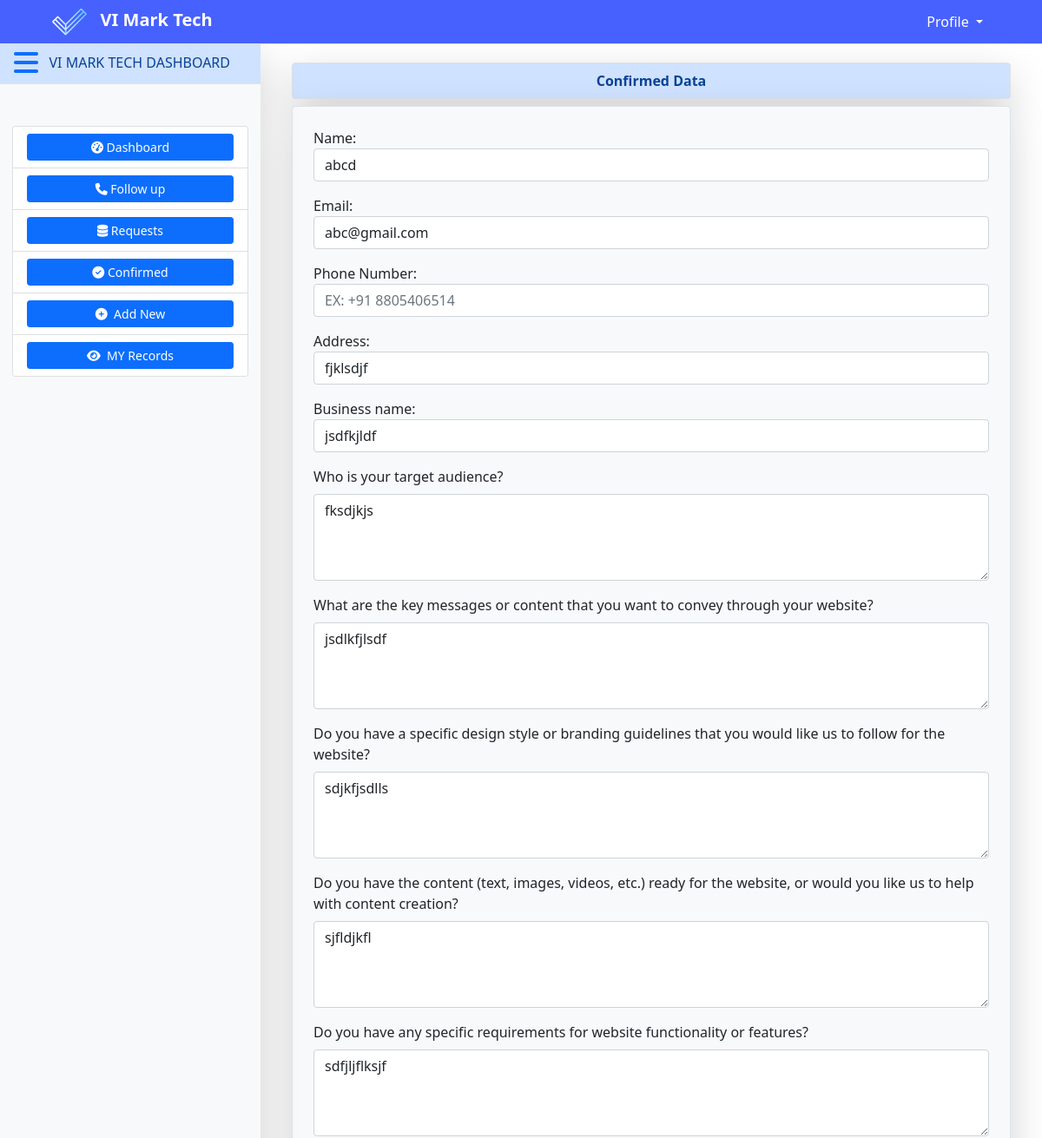
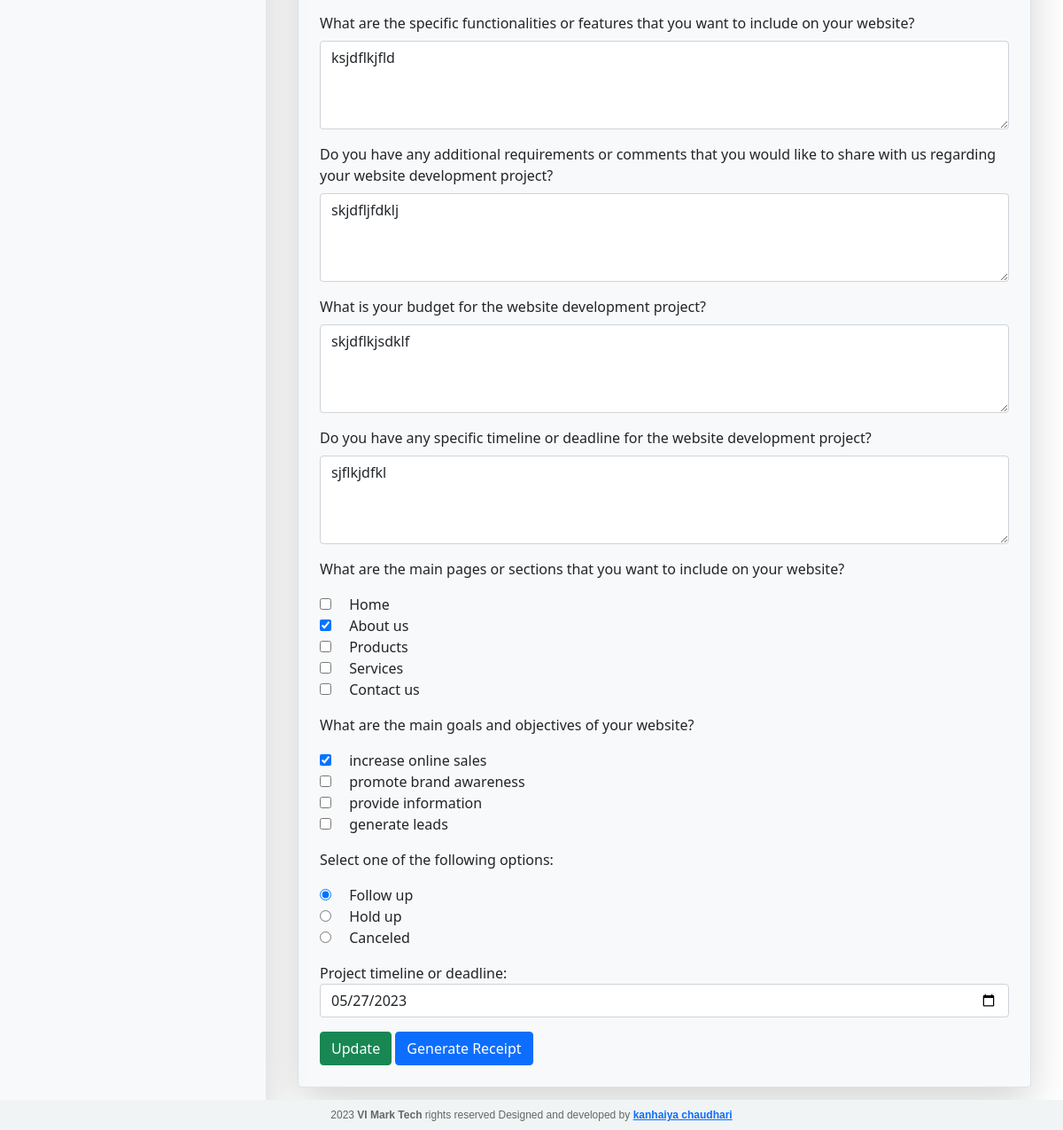
/confirm/18 (signed in), run on the app's committed database (2 pictures, top to bottom).
### dash/models.py (models this page shows)
class ConfirmedUserProfile(models.Model):
    CHOICES_2 = (
        ('increase online sales', 'increase online sales'),
        ('promote brand awareness', 'promote brand awareness'),
        ('provide information', 'provide information'),
        ('generate leads', 'generate leads')
    )
    CHOICES_1 = (
        ('Home', 'Home'),
        ('About us', 'About us'),
        ('Products', 'Products'),
        ('Services', 'Services'),
        ('Contact us', 'Contact us')
    )
    name=models.CharField(max_length=70)
    business_name=models.CharField(max_length=70,null='True')
    email=models.EmailField(max_length=100)
    address = models.CharField(max_length=255)
    phone_number = PhoneNumberField(null=True)
    ans_1= models.TextField( max_length=1055 ,null='True')
    ans_2= models.TextField( max_length=1055 ,null='True')
    ans_3= models.TextField( max_length=1055 ,null='True')
    ans_4= models.TextField( max_length=1055 ,null='True')
    ans_5= models.TextField( max_length=1055 ,null='True')
    ans_6= models.TextField( max_length=1055 ,null='True')
    ans_7= models.TextField( max_length=1055 ,null='True')
    ans_8= models.TextField( max_length=1055 ,null='True')
    ans_9= models.TextField( max_length=1055 ,null='True')
    date=models.DateField(default=datetime.date.today)
    ans_question1= MultiSelectField(choices=CHOICES_1, max_choices=5, max_length=255, null=True)
    ans_question2=MultiSelectField(choices=CHOICES_2, max_choices=4, max_length=255, null=True)
    ans_choices = models.CharField(choices=(('Follow up', 'Follow up'), ('Hold up', 'Hold up'), ('Canceled', 'Canceled')), max_length=50,default='nothing')
    user = models.ForeignKey(User, on_delete=models.PROTECT,null=True)
    current_date=models.DateField(default=datetime.date.today)

### dash/views.py (the view)
# urls.py: path('confirm/<int:id>',dv.confirm_update,name="confirm"),
def confirm_update(request, id):
    if request.user.is_superuser:
        profile = ConfirmedUserProfile.objects.get(pk=id)
        pn="Confirmed Data"
        value="Update"
        show_generate_receipt = True
        if request.method == 'POST':
            pi = ConfirmedUserProfile.objects.get(pk=id)
            fm = UserForm(request.POST, instance=pi)
            if fm.is_valid():
                fm.save()
                messages.success(request, 'Data updated successfully and confirmed!',{'value':value})
                return redirect('/sub/')
        else:
            pi = ConfirmedUserProfile.objects.get(pk=id)
            fm = UserForm(instance=pi)
        return render(request, 'dash/update.html', {'form': fm,'value':value,'page_name':pn,'profile':profile,'pk':id, 'show_generate_receipt': show_generate_receipt})
    else:
        return redirect('/')

### dash/templates/dash/update.html (shortened to what this page needs)
{% extends "enroll/base.html" %}
{% block content %}
<div class="container pt-4">
 <div class="col-md-12">
            <form action="{% url 'dash' %}" class="border shadow-lg px-5 py-2 mb-2 alert-primary rounded text-center" method="POST">
              <div class="fw-semibold">
                <strong>{{ page_name }}</strong>
              </div>
            </form>
          </div>
  <div class="row">
    <div class="col-md-12 col-sm-12 px-auto mx-auto">
      <form action="" method="POST" class="border p-4 shadow-lg p-3 mb-5 bg-light rounded">
        {{ form.as_p }}
        {% if user.is_superuser %}
          <input type="submit" class="btn btn-success" name="confirm" value="{{value}}">
          {% if show_generate_receipt %}
         <a href="{% url 'generate_receipt' pk=profile.pk %}" class="btn btn-primary">Generate Receipt</a>
          {% endif %}
        {% else %}
          <input type="submit" class="btn btn-success" value="Update">
          <a href="{% url 'dash' %}" class="btn btn-warning">Back</a>
        {% endif %}
      </form>
    </div>
  </div>
</div>
{% endblock content %}

### enroll/static/enroll/style.css (style rules this page uses)
body { height: 100vh; margin: 0; padding: 0; }

### data on the page
ConfirmedUserProfile: name "abcd", email "abc@gmail.com", address "fjklsdjf", business_name "jsdfkjldf", ans_1 "fksdjkjs", ans_2 "jsdlkfjlsdf", ans_3 "sdjkfjsdlls", ans_4 "sjfldjkfl", ans_5 "sdfjljflksjf", ans_6 "ksjdflkjfld", ans_7 "skjdfljfdklj", ans_8 "skjdflkjsdklf", ans_9 "sjflkjdfkl", ans_question1 "☐ ☑ ☐ ☐ ☐", ans_question2 "☑ ☐ ☐ ☐", ans_choices "☑ Follow up ☐ Hold up ☐ Canceled", date "05/27/2023"

### other printed values
{{ page_name }} "Confirmed Data"
